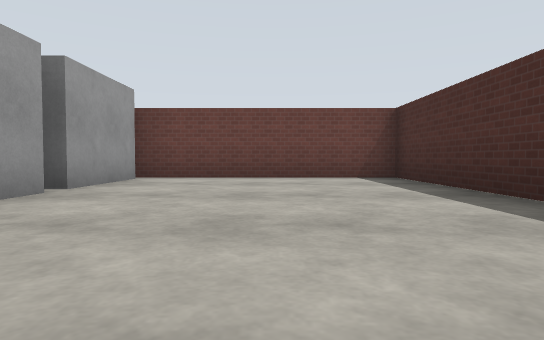
View 1 (above)

24 first-person views from a walk through a robot-simulator world made for Gazebo. The camera is 0.72 m above the floor, tilts 2° down and sees 75° across. The floor is counted in squares, 2 m on a side. Each view is taken from the middle of a square. On the plan, view 1 faces up. The plan holds only what a view shows up to about 9 squares ahead; the rest is blank. The place goes on beyond the plan. Simple patterns stand in for the simulator's built-in surfaces.

View 2
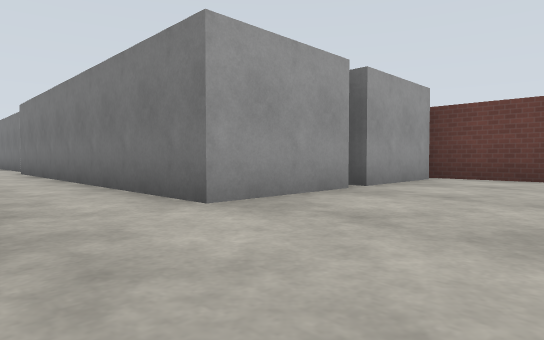

View 3
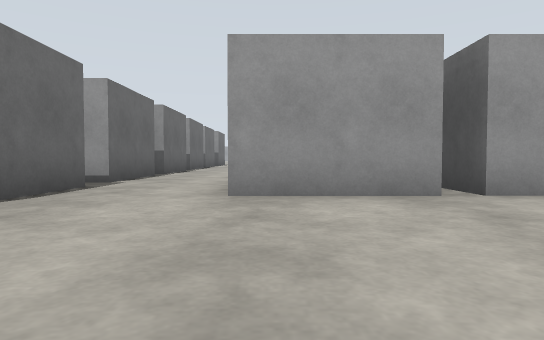

View 4
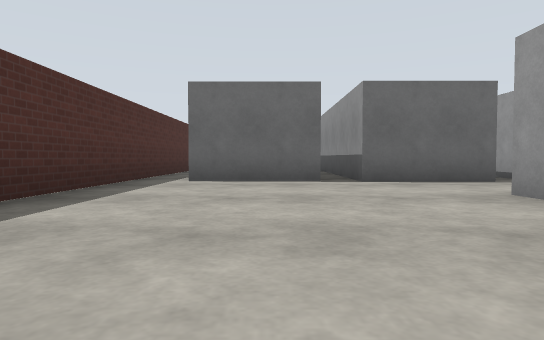

View 5
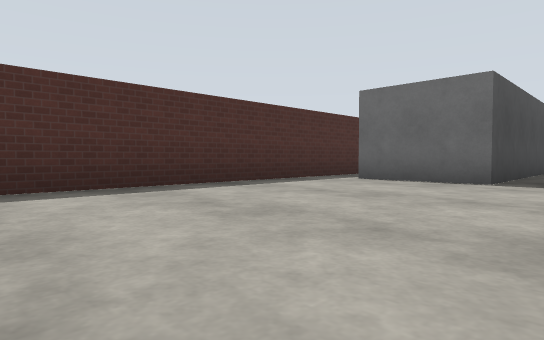

View 6
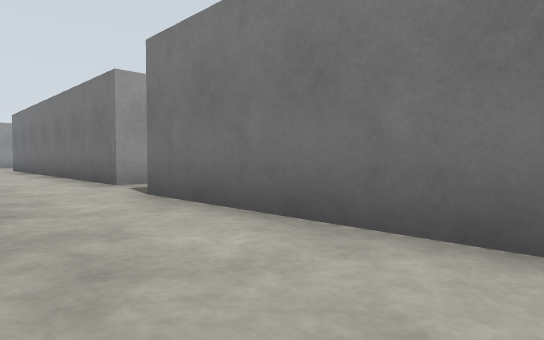

View 7
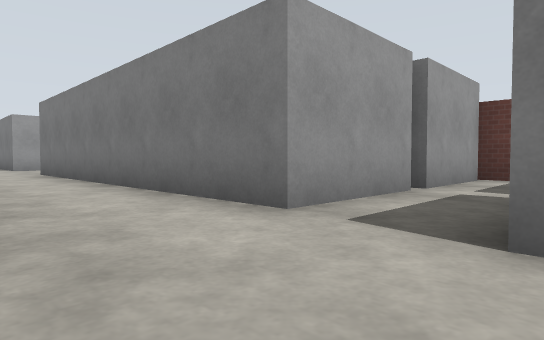

View 8
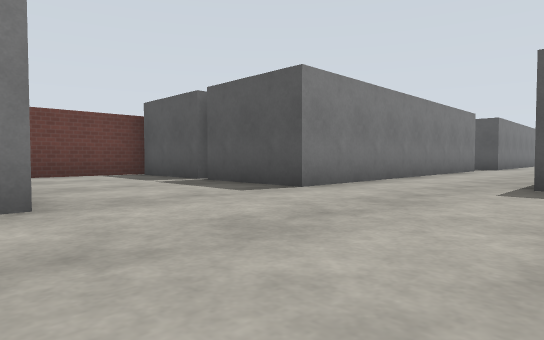

View 9
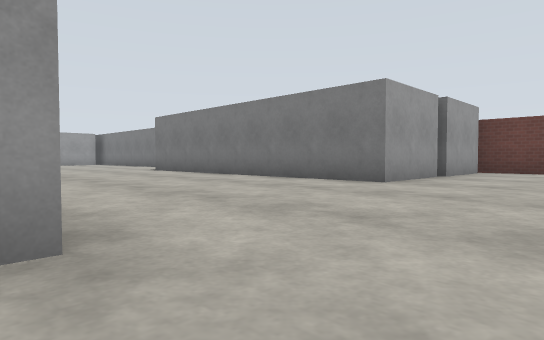

View 10
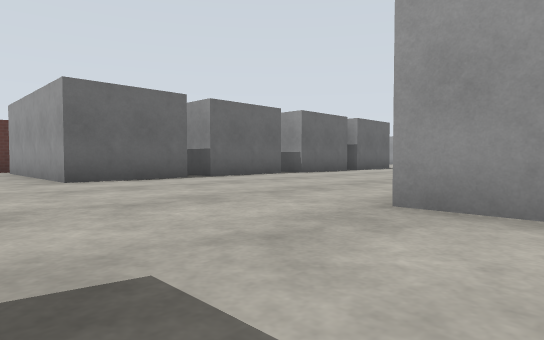

View 11
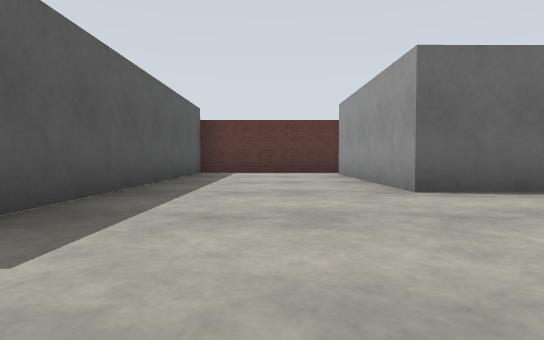

View 12
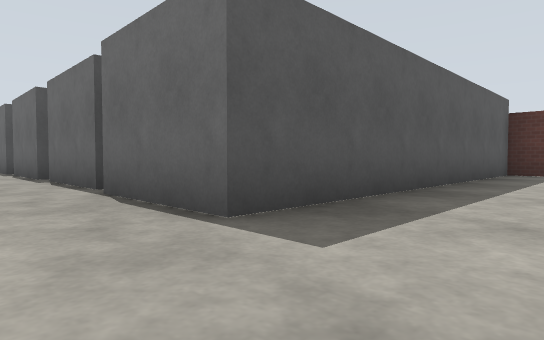

View 13
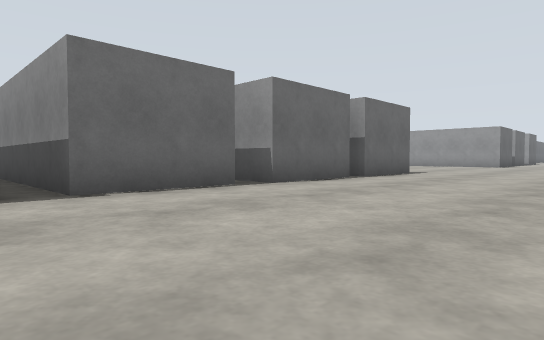

View 14
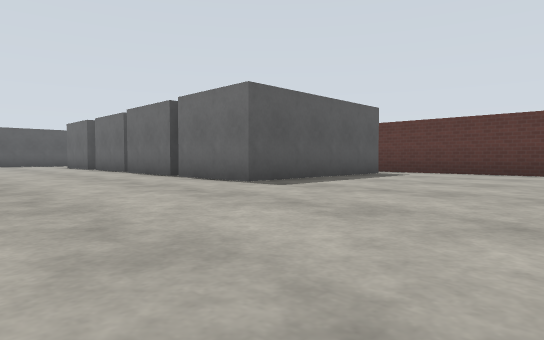

View 15
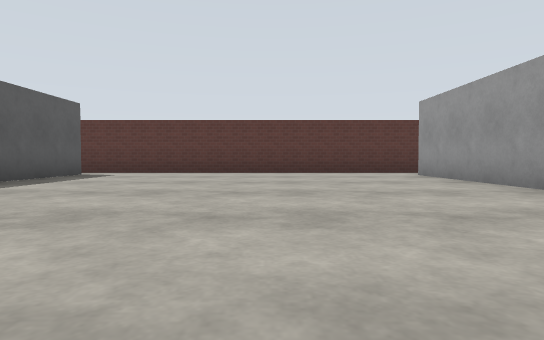

View 16
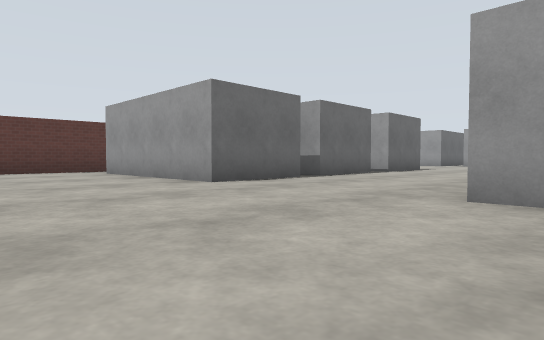

View 17
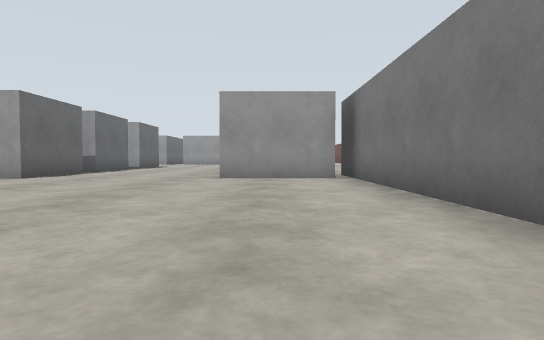

View 18
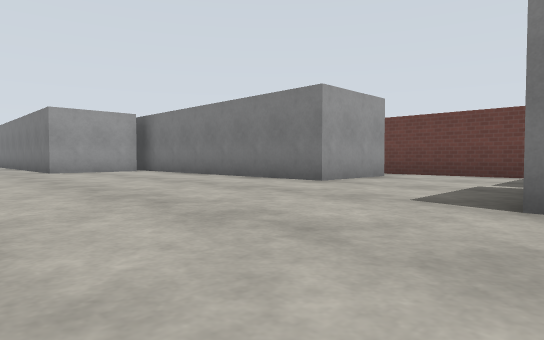

View 19
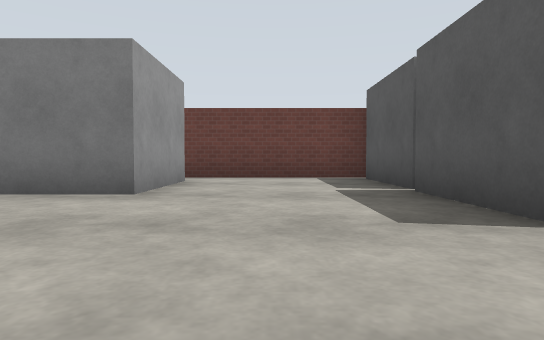

View 20
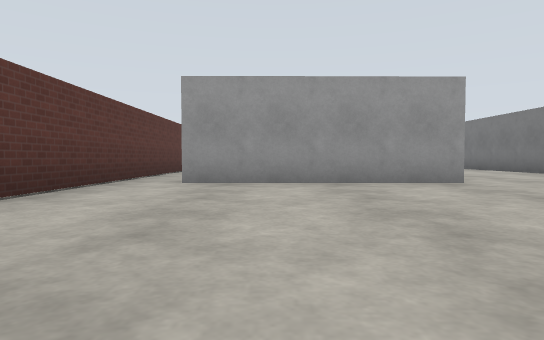

View 21
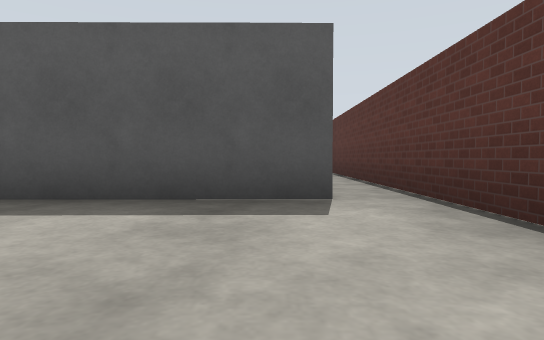

View 22
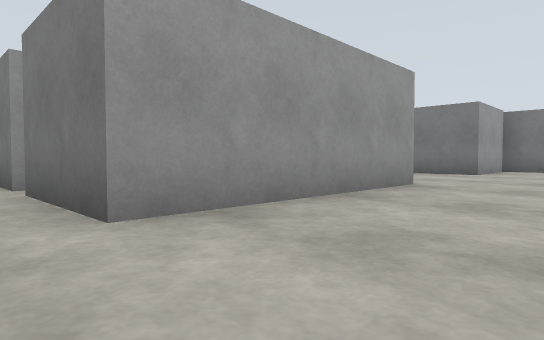

View 23
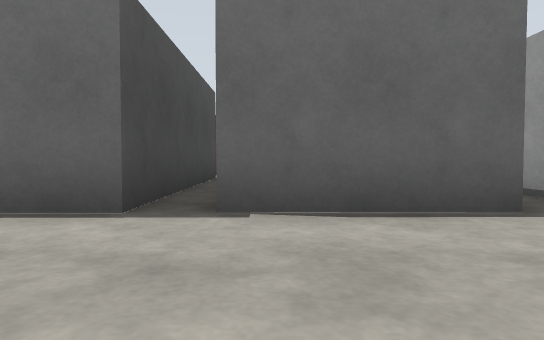

View 24
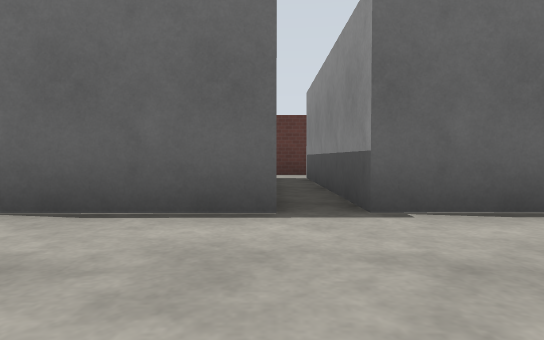

### Floor plan
Key: @ floor where view 1 was taken; # wall or solid block; . floor; B grey box.
Columns run from 40 left of view 1 to 3 right of it. Each row starts with its distance up from view 1.
  7          ####       ###               ######
  6           ...B     B...B     B.      B.....#
  5          B...B     B...B     B.      B.....#
  4     BBBBBB...B     B...      ..      B.....#
  3    B.........B     B...B     B.      B.....#
  2    B.........BBBBBBB...BBBBBBB.BBBBBBB.....#
  1 BBBB.......................................#
  0 ........................................@..#
 -1 ........................BB BBBB BBBBBBB.BB.#
 -2 ........................B           B B.B .#
 -3 BBBBB......BBBBBBBBBB...B             B.B .#
 -4  BB B......B      B B...B             B B  #
 -5  BB B......B      B B...B               B
 -6  BBBB......B      B B...B
 -7  ...............     ...B
 -8 #################   #####

Positions as (right, up) in squares from view 1, and headings:
1: (0, 0), facing up
2: (0, 0), facing up-left
3: (1, 2), facing left
4: (0, 5), facing down
5: (-2, 5), facing down-right
6: (-6, 0), facing up-left
7: (-9, 0), facing up-left
8: (-21, -1), facing up-right
9: (-18, -3), facing up-left
10: (-18, 3), facing down-left
11: (-18, 1), facing down
12: (-18, 1), facing down-right
13: (-21, 1), facing down-left
14: (-33, 1), facing down-right
15: (-33, 1), facing down
16: (-33, 2), facing down-left
17: (-30, 2), facing left
18: (-27, -1), facing up-left
19: (-29, 0), facing up
20: (-31, -5), facing left
21: (-32, -6), facing right
22: (-34, -7), facing up-left
23: (-39, 0), facing down
24: (-38, 0), facing down
